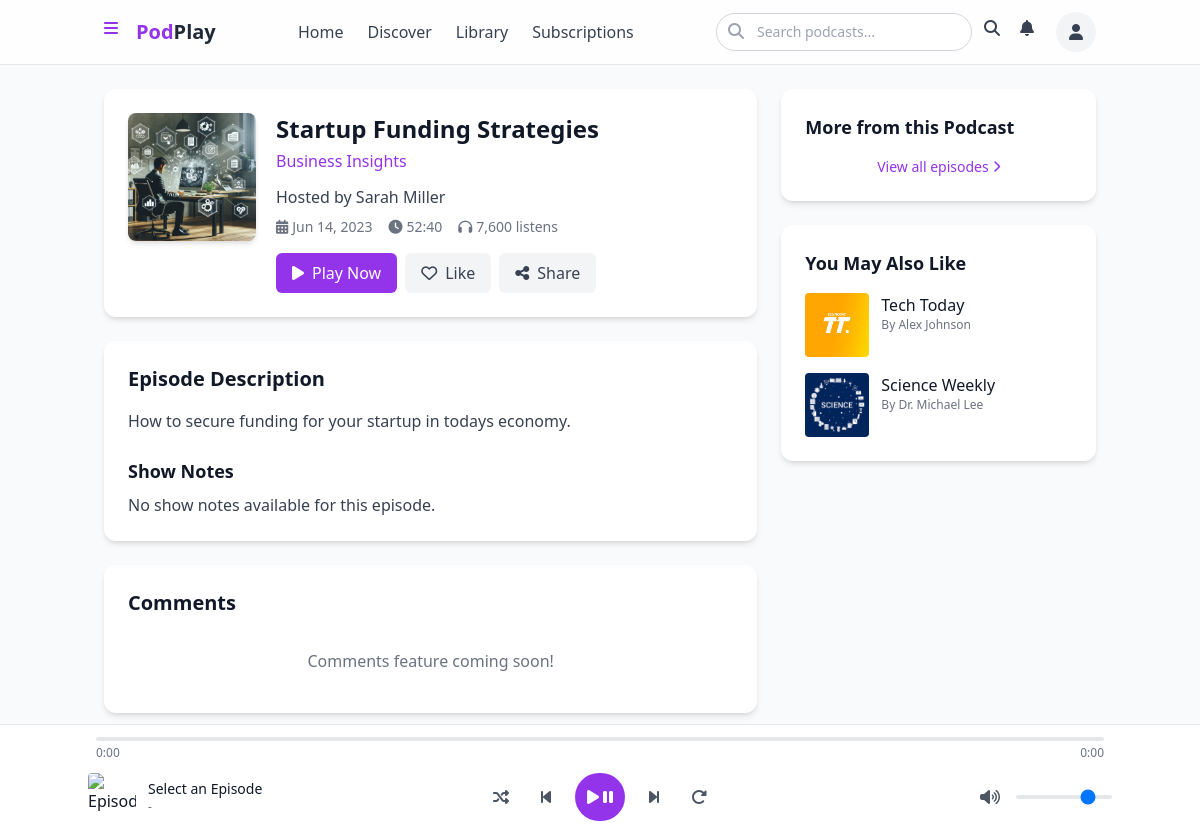
Screenshot of /index.php?page=listen&id=6 (signed in) with the database file from the repository.
### tables this page shows
CREATE TABLE IF NOT EXISTS episodes (
    id INT AUTO_INCREMENT PRIMARY KEY,
    podcast_id INT NOT NULL,
    title VARCHAR(100) NOT NULL,
    description TEXT NOT NULL,
    audio_file VARCHAR(100) NOT NULL,
    duration VARCHAR(10) NOT NULL,
    release_date DATE NOT NULL,
    listens INT DEFAULT 0,
    show_notes TEXT,
    created_at DATETIME DEFAULT CURRENT_TIMESTAMP,
    updated_at DATETIME DEFAULT CURRENT_TIMESTAMP ON UPDATE CURRENT_TIMESTAMP,
    FOREIGN KEY (podcast_id) REFERENCES podcasts(id) ON DELETE CASCADE
);

CREATE TABLE IF NOT EXISTS podcasts (
    id INT AUTO_INCREMENT PRIMARY KEY,
    title VARCHAR(100) NOT NULL,
    description TEXT NOT NULL,
    host VARCHAR(100) NOT NULL,
    cover_image VARCHAR(100) NOT NULL,
    category VARCHAR(50) NOT NULL,
    is_featured BOOLEAN DEFAULT 0,
    rating DECIMAL(3,1) DEFAULT 0.0,
    listens INT DEFAULT 0,
    episode_count INT DEFAULT 0,
    created_at DATETIME DEFAULT CURRENT_TIMESTAMP,
    updated_at DATETIME DEFAULT CURRENT_TIMESTAMP ON UPDATE CURRENT_TIMESTAMP
);

### functions.php (called while the page is built, shortened)
<?php
function getTrendingPodcasts($limit = 4) {
    global $conn;
    $query = "SELECT * FROM podcasts ORDER BY listens DESC LIMIT ?";
    $stmt = mysqli_prepare($conn, $query);
    mysqli_stmt_bind_param($stmt, "i", $limit);
    mysqli_stmt_execute($stmt);
    $result = mysqli_stmt_get_result($stmt);
    $podcasts = [];
    while($row = mysqli_fetch_assoc($result)) {
        $podcasts[] = $row;
    }
    return $podcasts;
}
function isEpisodeLiked($user_id, $episode_id) {
    global $conn;
    $query = "SELECT * FROM likes WHERE user_id = ? AND episode_id = ?";
    $stmt = mysqli_prepare($conn, $query);
    mysqli_stmt_bind_param($stmt, "ii", $user_id, $episode_id);
    mysqli_stmt_execute($stmt);
    $result = mysqli_stmt_get_result($stmt);
    return mysqli_num_rows($result) > 0;
}
function getEpisodeById($id) {
    global $conn;
    $query = "SELECT e.*, p.title as podcast_title, p.host, p.cover_image
              FROM episodes e
              JOIN podcasts p ON e.podcast_id = p.id
              WHERE e.id = ?";
    $stmt = mysqli_prepare($conn, $query);
    mysqli_stmt_bind_param($stmt, "i", $id);
    mysqli_stmt_execute($stmt);
    $result = mysqli_stmt_get_result($stmt);
    if(mysqli_num_rows($result) > 0) {
        return mysqli_fetch_assoc($result);
    }
    return null;
}
?>

### listen.php (the view, shortened to what this page needs)
<?php
$episode_id = $_GET['id'];
$episode = getEpisodeById($episode_id);
$isLiked = false;
if(isset($_SESSION['user_id'])) {
    $isLiked = isEpisodeLiked($_SESSION['user_id'], $episode_id);
}
?>
<div class="grid grid-cols-1 md:grid-cols-3 gap-6">
    <div class="md:col-span-2">
        <div class="bg-white rounded-xl shadow-md overflow-hidden mb-6">
            <div class="p-6">
                <div class="flex flex-col sm:flex-row gap-5">
                    <img src="assets/images/podcasts/<?php echo $episode['cover_image']; ?>" alt="<?php echo $episode['title']; ?>" class="w-32 h-32 rounded-lg shadow-md">
                    <div class="flex-1">
                        <h1 class="text-2xl font-bold mb-1"><?php echo $episode['title']; ?></h1>
                        <a href="index.php?page=podcast&id=<?php echo $episode['podcast_id']; ?>" class="text-purple-600 hover:underline mb-3 inline-block">
                            <?php echo $episode['podcast_title']; ?>
                        </a>
                        <p class="text-gray-700 mb-2">Hosted by <?php echo $episode['host']; ?></p>
                        <div class="flex flex-wrap items-center text-sm text-gray-500 gap-x-4 gap-y-2 mb-4">
                            <span class="flex items-center gap-1">
                                <i class="fas fa-calendar-alt"></i>
                                <?php echo date('M d, Y', strtotime($episode['release_date'])); ?>
                            </span>
                            <span class="flex items-center gap-1">
                                <i class="fas fa-clock"></i>
                                <?php echo $episode['duration']; ?>
                            </span>
                            <span class="flex items-center gap-1">
                                <i class="fas fa-headphones"></i>
                                <?php echo number_format($episode['listens']); ?> listens
                            </span>
                        </div>
                        <div class="flex flex-wrap gap-2">
                            <button id="playNowBtn" class="inline-flex items-center gap-2 bg-purple-600 text-white px-4 py-2 rounded-md hover:bg-purple-700 transition-colors">
                                <i class="fas fa-play"></i> Play Now
                            </button>
                            <form method="post" action="" class="inline">
                                <button
                                    type="submit"
                                    name="toggle_like"
                                    class="inline-flex items-center gap-2 <?php echo $isLiked ? 'bg-red-500 text-white' : 'bg-gray-100 text-gray-700 hover:bg-gray-200'; ?> px-4 py-2 rounded-md transition-colors"
                                >
                                    <i class="<?php echo $isLiked ? 'fas' : 'far'; ?> fa-heart"></i>
                                    <?php echo $isLiked ? 'Liked' : 'Like'; ?>
                                </button>
                            </form>
                            <button class="inline-flex items-center gap-2 bg-gray-100 text-gray-700 px-4 py-2 rounded-md hover:bg-gray-200 transition-colors">
                                <i class="fas fa-share-alt"></i> Share
                            </button>
                        </div>
                    </div>
                </div>
            </div>
        </div>
        <div class="bg-white rounded-xl shadow-md overflow-hidden mb-6">
            <div class="p-6">
                <h2 class="text-xl font-bold mb-4">Episode Description</h2>
                <div class="prose max-w-none text-gray-700">
                    <p><?php echo $episode['description']; ?></p>
                </div>
                <h3 class="text-lg font-bold mt-6 mb-2">Show Notes</h3>
                <div class="prose max-w-none text-gray-700">
                    <?php
                    $show_notes = !empty($episode['show_notes']) ? $episode['show_notes'] : "No show notes available for this episode.";
                    echo $show_notes;
                    ?>
                </div>
            </div>
        </div>
        <div class="bg-white rounded-xl shadow-md overflow-hidden">
            <div class="p-6">
                <h2 class="text-xl font-bold mb-4">Comments</h2>
                <p class="text-gray-500 text-center py-4">Comments feature coming soon!</p>
            </div>
        </div>
    </div>
    <div class="md:col-span-1">
        <div class="bg-white rounded-xl shadow-md overflow-hidden mb-6">
            <div class="p-6">
                <h2 class="text-lg font-bold mb-4">More from this Podcast</h2>
                <a href="index.php?page=podcast&id=<?php echo $episode['podcast_id']; ?>" class="text-purple-600 hover:underline text-sm flex items-center justify-center mt-4">
                    View all episodes <i class="fas fa-chevron-right ml-1 text-xs"></i>
                </a>
            </div>
        </div>
        <div class="bg-white rounded-xl shadow-md overflow-hidden">
            <div class="p-6">
                <h2 class="text-lg font-bold mb-4">You May Also Like</h2>
                <?php
                $similar_podcasts = getTrendingPodcasts(3);
                ?>
                <div class="space-y-4">
                    <?php foreach($similar_podcasts as $similar): ?>
                        <?php if($similar['id'] != $episode['podcast_id']): ?>
                            <div class="flex gap-3">
                                <img src="assets/images/podcasts/<?php echo $similar['cover_image']; ?>" alt="" class="w-16 h-16 rounded">
                                <div class="flex-1">
                                    <h3 class="font-medium text-gray-900"><?php echo $similar['title']; ?></h3>
                                    <p class="text-xs text-gray-500">By <?php echo $similar['host']; ?></p>
                                </div>
                            </div>
                        <?php endif; ?>
                    <?php endforeach; ?>
                </div>
            </div>
        </div>
    </div>
</div>

### rows the page displays
episodes: podcast.cover_image (picture), title "Startup Funding Strategies", podcast.title "Business Insights", podcast.host "Sarah Miller", release_date "Jun 14, 2023", duration "52:40", listens "7,600", description "How to secure funding for your startup in todays economy.", show_notes "No show notes available for this episode."
podcasts: cover_image (picture), title "Tech Today", host "Alex Johnson"
podcasts: cover_image (picture), title "Science Weekly", host "Dr. Michael Lee"
